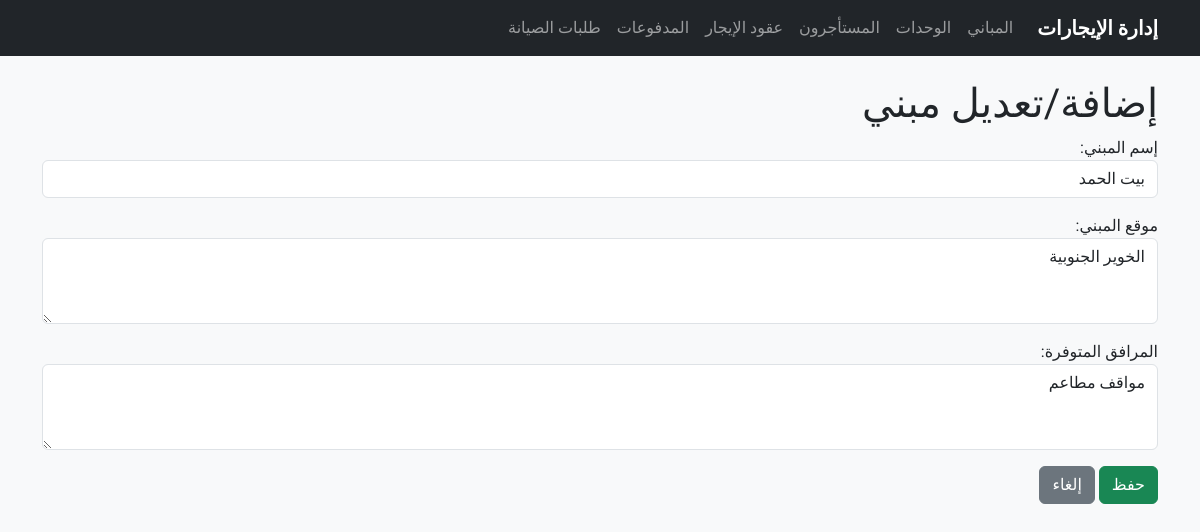
The app's page /rental/buildings/1/edit/ with its own data.
### rental/models.py (models this page shows, shortened)
class Building(models.Model):
  name = models.CharField(
    max_length=100,
    unique=True,
    verbose_name=_("اسم المبني"),
  )
  location = models.TextField(
    verbose_name=_("موقع المبني"),
  )
  facilities = models.TextField(
    blank=True,
    null=True,
    verbose_name=_("المرافق المتوفرة"),
  )
  created_at = models.DateTimeField(
    auto_now_add=True,
    verbose_name=_("تاريخ الإضافة"),
  )
  updated_at = models.DateTimeField(
    auto_now=True,
    verbose_name=_("تاريخ التحديث"),
  )

### rental/views.py (the view, shortened to what this page needs)
# urls.py: path('buildings/<int:pk>/edit/', views.BuildingUpdateView.as_view(), name='edit_building'),
class BuildingUpdateView(UpdateView):
    model = Building
    form_class = BuildingForm
    template_name = "rental/buildings/building_form.html"
    success_url = reverse_lazy("rental:building_list")

### rental/forms.py
class BuildingForm(forms.ModelForm):
    class Meta:
        model = Building
        fields = ['name', 'location', 'facilities']
        widgets = {
            'name': forms.TextInput(attrs={'class': 'form-control', 'placehoder': 'إسم المبني'}),
            'location': forms.Textarea(attrs={'class': 'form-control', 'placehoder': 'موقع المبني', 'rows': 3}),
            'facilities': forms.Textarea(attrs={'class': 'form-control', 'placehoder': 'المرافق المتوفرة', 'rows': 3}),
        }
        labels = {
            'name': 'إسم المبني',
            'location': 'موقع المبني',
            'facilities': 'المرافق المتوفرة',
        }

### rental/templates/rental/buildings/building_form.html (shortened to what this page needs)
{% extends 'rental/base.html' %}
{% block content %}
  <h1>إضافة/تعديل مبني</h1>
  <form method="post">
    {{ form.as_p }}
    <button type="submit" class="btn btn-success">حفظ</button>
    <a href="{% url 'rental:building_list' %}" class="btn btn-secondary">إلغاء</a>
  </form>
{% endblock %}

### rental/templates/rental/base.html (style rules this page uses)
body { font-family: 'Tajawal', sans-serif; background-color: #f8f9fa; }

### records on screen
Building: name "بيت الحمد", location "الخوير الجنوبية", facilities "مواقف مطاعم"
